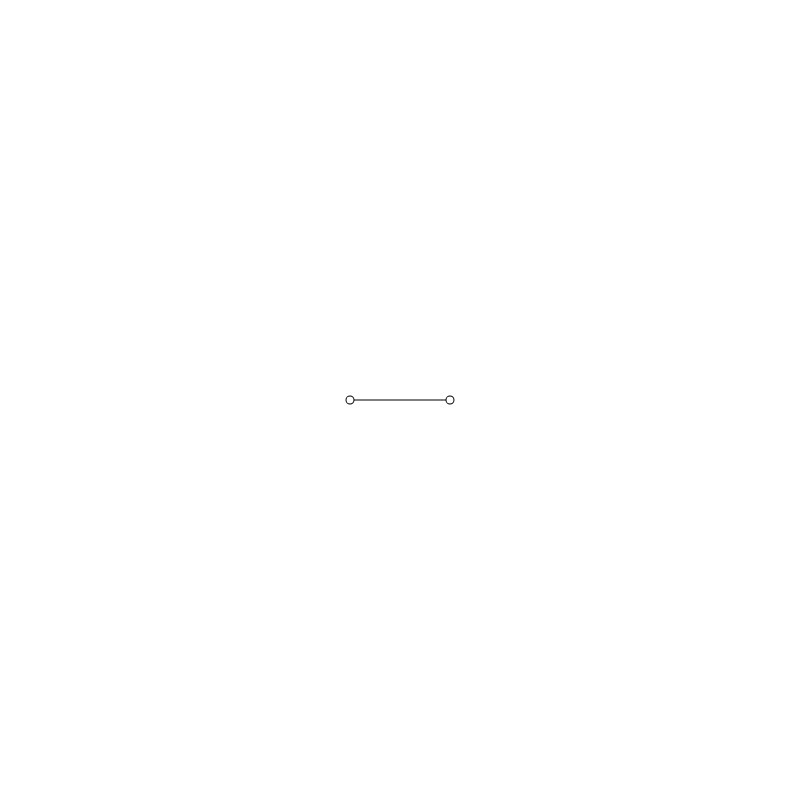
Frame 1 (no input)
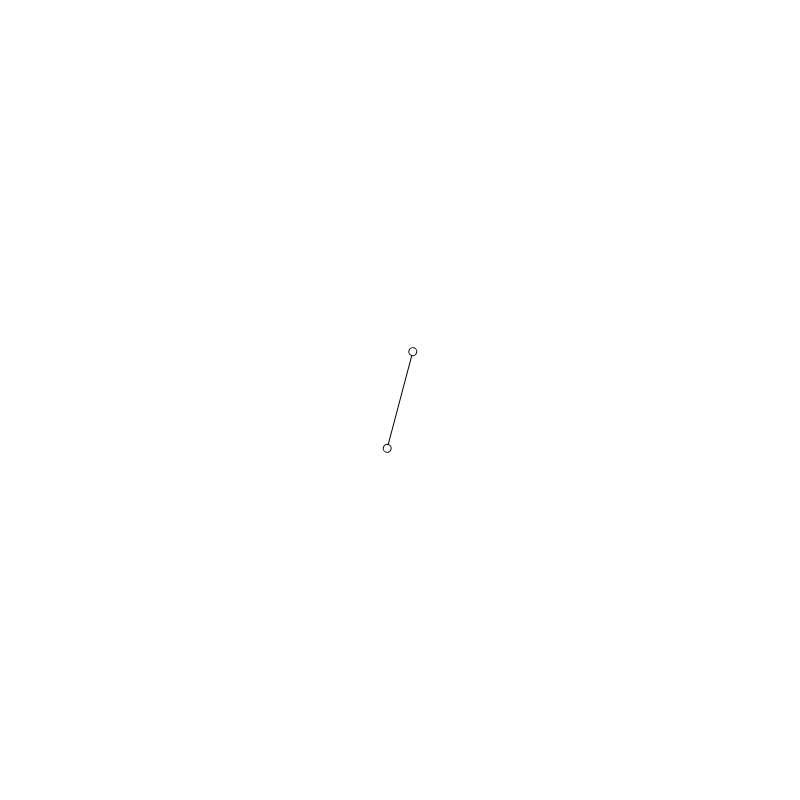
Frame 60 (no input)
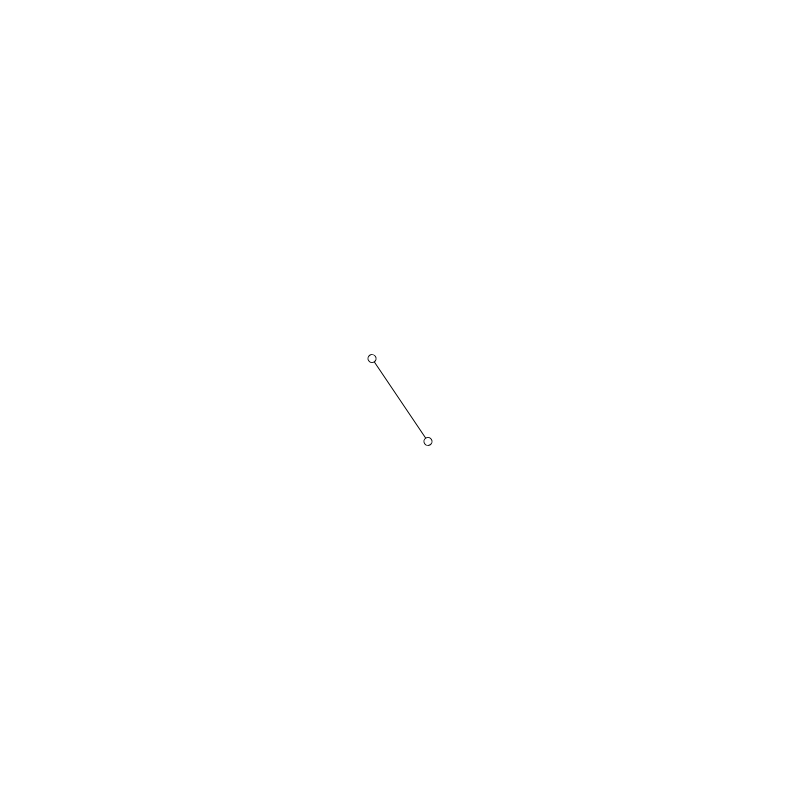
Frame 120 (the mouse pressed at the canvas centre since frame 60)

The p5.js sketch that drew these frames (run headless with seeded random() and noise() and a simulated clock; from frame 60 on, the mouse is pressed at the canvas centre):

// p5.js sketch
// ── sketch.js
var angularVel = 0, angle = 0, angAcc = .001
function setup() {
	createCanvas(800, 800)
}

function draw() {
	background(255)
	translate(height/2, width/2)
	angularVel += angAcc
	angle += angularVel
	rotate(angle)
	line(-50,0,50,0)
	ellipse(50,0,8,8);
	ellipse(-50,0,8,8);
}
